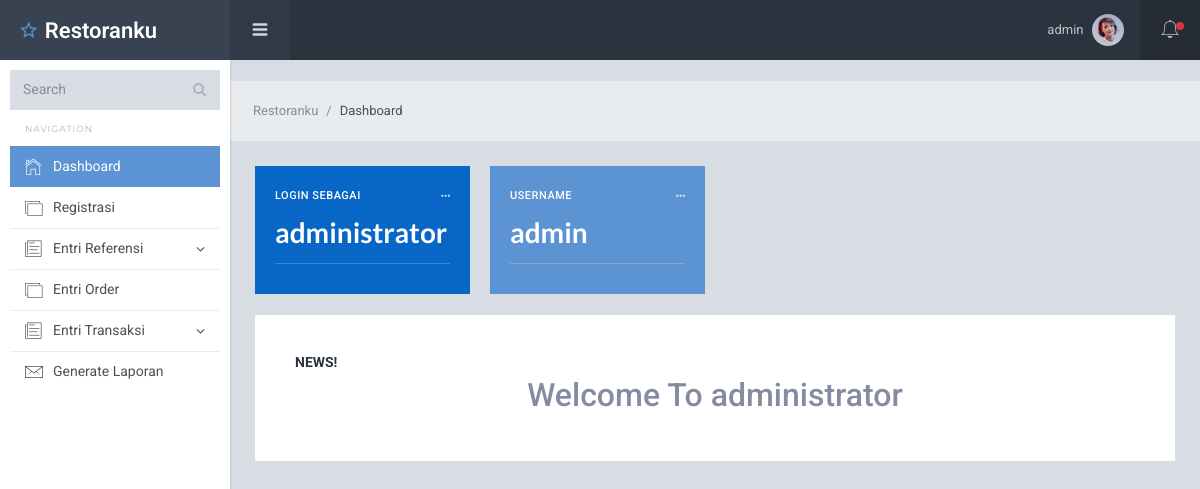
Screenshot of /users/index.php (signed in) with the database file from the repository.
### tables this page shows
CREATE TABLE `user` (
  `id_user` int(40) NOT NULL,
  `username` varchar(50) NOT NULL,
  `password` varchar(50) NOT NULL,
  `nama_user` varchar(50) NOT NULL,
  `id_level` varchar(50) NOT NULL
);

### users/index.php (the view, shortened to what this page needs)
<?php
include('header2.php')
?>
<br>
<div class="card pd-20 pd-sm-40">
  <h6 class="card-body-title">News!</h6><center>
  <h2>Welcome To <?php echo $statusnya;?></h2></center>
</div>
</div>
</div></div></div></div>
</body>
</html>

### users/header2.php (shortened to what this page needs)
<?php
$username = $_SESSION['username'];
$query = "SELECT * FROM user WHERE username='$username'";
$exe = mysql_query($query);
while($row = mysql_fetch_assoc($exe)){
	$admin = $row['id_level'];
	$nama = $row['nama_user'];
  $userrna = $row['username'];
}
if($admin==1){
	$statusnya='administrator';
}else if($admin==2){
	$statusnya='waiter';
}else if($admin==3){
	$statusnya='kasir';
}else if($admin==4){
	$statusnya='owner';
}else if($admin==5){
	$statusnya='pelanggan';
}
?>
<!DOCTYPE html>
<html lang="en">
<head>
  <link href="../lib/font-awesome/css/font-awesome.css" rel="stylesheet">
  <link href="../lib/Ionicons/css/ionicons.css" rel="stylesheet">
  <link href="../lib/perfect-scrollbar/css/perfect-scrollbar.css" rel="stylesheet">
  <link href="../lib/rickshaw/rickshaw.min.css" rel="stylesheet">
  <link rel="stylesheet" href="../css/starlight.css">
</head>
<body>
  <div class="sl-logo"><a href=""><i class="icon ion-android-star-outline"></i> Restoranku</a></div>
  <div class="sl-sideleft">
    <div class="input-group input-group-search">
      <input type="search" name="search" class="form-control" placeholder="Search">
      <span class="input-group-btn">
        <button class="btn"><i class="fa fa-search"></i></button>
      </span>
    </div>
    <label class="sidebar-label">Navigation</label>
    <div class="sl-sideleft-menu">
      <a href="index.html" class="sl-menu-link active">
        <div class="sl-menu-item">
          <i class="menu-item-icon icon ion-ios-home-outline tx-22"></i>
          <span class="menu-item-label">Dashboard</span>
        </div>
      </a>
      <?php if ($admin==1 || $admin==2 || $admin==3 ){?>
        <a href="/registrasi/" class="sl-menu-link">
          <div class="sl-menu-item">
            <i class="menu-item-icon icon ion-ios-photos-outline tx-20"></i>
            <span class="menu-item-label">Registrasi</span>
          </div>
        </a>
      <?php }?>
      <?php if ($admin==1){?>
      <a href="#" class="sl-menu-link">
        <div class="sl-menu-item">
          <i class="menu-item-icon icon ion-ios-paper-outline tx-22"></i>
          <span class="menu-item-label">Entri Referensi</span>
          <i class="menu-item-arrow fa fa-angle-down"></i>
        </div>
      </a>
    </div>
    <?php }?>
    <?php if ($admin==1 || $admin==2 || $admin==5){?>
    <a href="/order/" class="sl-menu-link">
      <div class="sl-menu-item">
        <i class="menu-item-icon icon ion-ios-photos-outline tx-20"></i>
        <span class="menu-item-label">Entri Order</span>
      </div>
    </a>
    <?php }?>
    <?php if ($admin==1 || $admin==3){?>
      <a href="#" class="sl-menu-link">
        <div class="sl-menu-item">
          <i class="menu-item-icon icon ion-ios-paper-outline tx-22"></i>
          <span class="menu-item-label">Entri Transaksi</span>
          <i class="menu-item-arrow fa fa-angle-down"></i>
        </div>
      </a>
    <?php }?>
    <?php if ($admin==1 || $admin==2 || $admin==3 || $admin==4){?>
    <a href="/generate-laporan/" class="sl-menu-link">
      <div class="sl-menu-item">
        <i class="menu-item-icon icon ion-ios-email-outline tx-24"></i>
        <span class="menu-item-label">Generate Laporan</span>
      </div>
    </a>
    <?php }?>
  </div>
  <br>
<div class="sl-header">
  <div class="sl-header-left">
    <div class="navicon-left hidden-md-down"><a id="btnLeftMenu" href=""><i class="icon ion-navicon-round"></i></a></div>
  </div>
  <div class="sl-header-right">
    <nav class="nav">
      <div class="dropdown">
        <a href="" class="nav-link nav-link-profile" data-toggle="dropdown">
          <span class="logged-name"><?php echo $nama?><span class="hidden-md-down"></span></span>
          <img src="../img/img3.jpg" class="wd-32 rounded-circle" alt="">
        </a>
      </div>
    </nav>
    <div class="navicon-right">
      <a id="btnRightMenu" href="" class="pos-relative">
        <i class="icon ion-ios-bell-outline"></i>
        <span class="square-8 bg-danger"></span>
      </a>
    </div>
  </div>
</div>
<div class="sl-mainpanel">
  <nav class="breadcrumb sl-breadcrumb">
    <a class="breadcrumb-item" href="index.html">Restoranku</a>
    <span class="breadcrumb-item active">Dashboard</span>
  </nav>
  <div class="sl-pagebody">
    <div class="row row-sm">
      <div class="col-sm-6 col-xl-3">
        <div class="card pd-20 bg-primary">
          <div class="d-flex justify-content-between align-items-center mg-b-10">
            <h6 class="tx-11 tx-uppercase mg-b-0 tx-spacing-1 tx-white">Login Sebagai</h6>
            <a href="" class="tx-white-8 hover-white"><i class="icon ion-android-more-horizontal"></i></a>
          </div>
          <div class="d-flex align-items-center justify-content-between">
            <h3 class="mg-b-0 tx-white tx-lato tx-bold"><?php echo $statusnya;?></h3>
          </div>
          <div class="d-flex align-items-center justify-content-between mg-t-15 bd-t bd-white-2 pd-t-10">
          </div>
        </div>
      </div>
      <div class="col-sm-6 col-xl-3 mg-t-20 mg-sm-t-0">
        <div class="card pd-20 bg-info">
          <div class="d-flex justify-content-between align-items-center mg-b-10">
            <h6 class="tx-11 tx-uppercase mg-b-0 tx-spacing-1 tx-white">Username</h6>
            <a href="" class="tx-white-8 hover-white"><i class="icon ion-android-more-horizontal"></i></a>
          </div>
          <div class="d-flex align-items-center justify-content-between">
            <h3 class="mg-b-0 tx-white tx-lato tx-bold"><?php echo $userrna;?></h3>
          </div>
          <div class="d-flex align-items-center justify-content-between mg-t-15 bd-t bd-white-2 pd-t-10">
            </div>
          </div>
        </div>
      </div>

### rows the page displays
user: nama_user "admin", id_level "administrator", username "admin"
